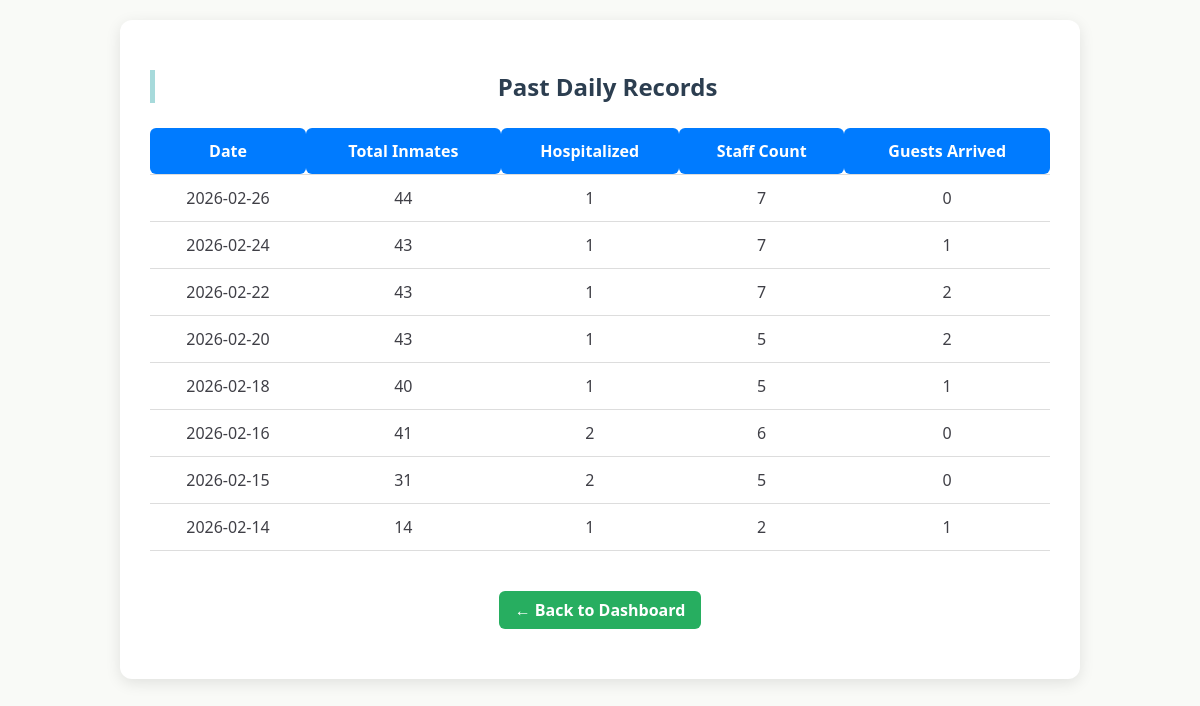
Page /admin/records (signed in) on the earlier database version.
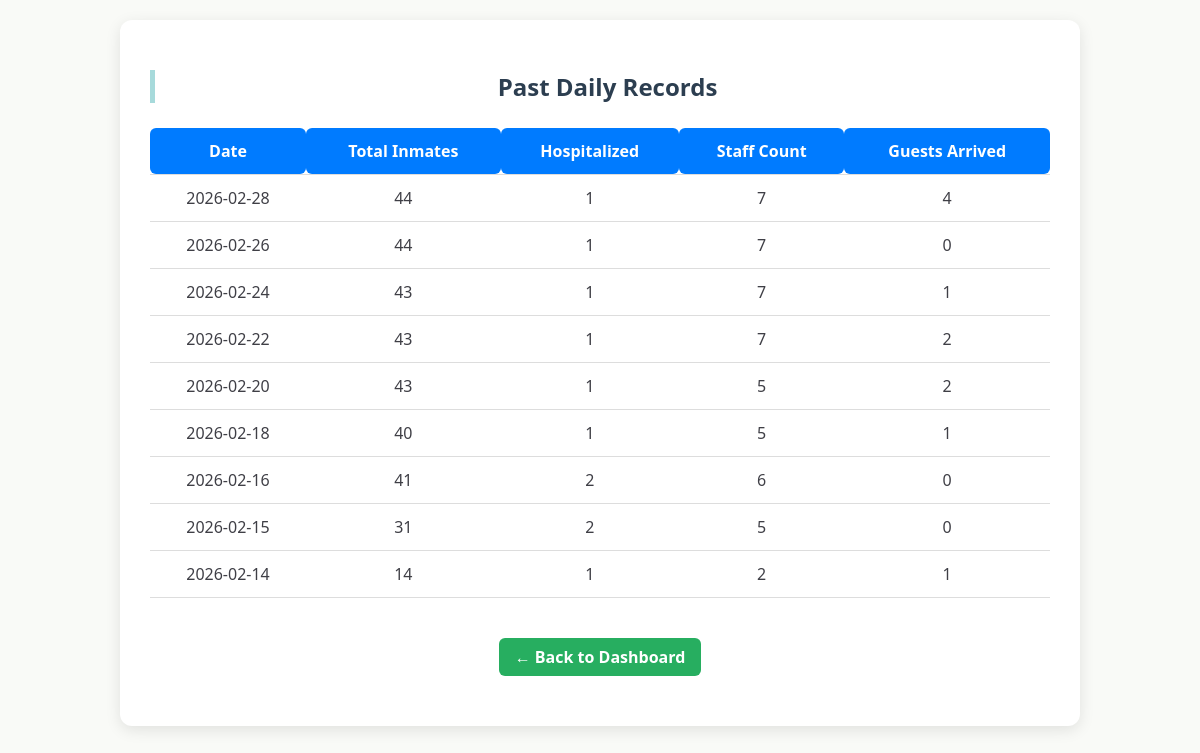
Same page on the later database version.
### tables this page shows
CREATE TABLE daily_records (
        id INTEGER PRIMARY KEY AUTOINCREMENT,
        date TEXT UNIQUE,  -- Added UNIQUE here to support REPLACE logic
        total_inmates INTEGER,
        active_inmates INTEGER,  -- Ensure this is added
        hospitalized INTEGER,
        discharged INTEGER,
        male_inmates INTEGER,
        female_inmates INTEGER,
        new_inmates INTEGER,
        staff_count INTEGER,
        guests_arrived INTEGER
    , deceased INTEGER DEFAULT 0);

### app.py (the view)
@app.route("/admin/records")
def view_records():
    if 'admin' not in session:
        return redirect('/login')
    conn = get_db()
    cur = conn.cursor()
    cur.execute("SELECT * FROM daily_records ORDER BY date DESC")
    records = cur.fetchall()
    conn.close()
    return render_template("view_records.html", records=records)

### app.py (called while the page is built)
def get_db():
    conn = sqlite3.connect(DB)
    conn.row_factory = sqlite3.Row
    return conn

### templates/view_records.html (shortened to what this page needs)
<!DOCTYPE html>
<html lang="en">
<head>
    <link rel="stylesheet" href="{{ url_for('static', filename='style.css') }}">
</head>
<body>
<div class="view-container">
    <h2>Past Daily Records</h2>
    <table>
        <thead>
            <tr>
                <th>Date</th>
                <th>Total Inmates</th>
                <th>Hospitalized</th>
                <th>Staff Count</th>
                <th>Guests Arrived</th>
            </tr>
        </thead>
        <tbody>
            {% for record in records %}
            <tr>
                <td>{{ record['date'] }}</td>
                <td>{{ record['total_inmates'] }}</td>
                <td>{{ record['hospitalized'] }}</td>
                <td>{{ record['staff_count'] }}</td>
                <td>{{ record['guests_arrived'] }}</td>
            </tr>
            {% endfor %}
        </tbody>
    </table>
   <div class="admin-actions">
        <a href="/admin" class="back-btn">← Back to Dashboard</a>
    </div>
</div>
</body>
</html>

Differences in the rows shown:
added daily_records: date "2026-02-28", total_inmates "44", hospitalized "1", staff_count "7", guests_arrived "4"
